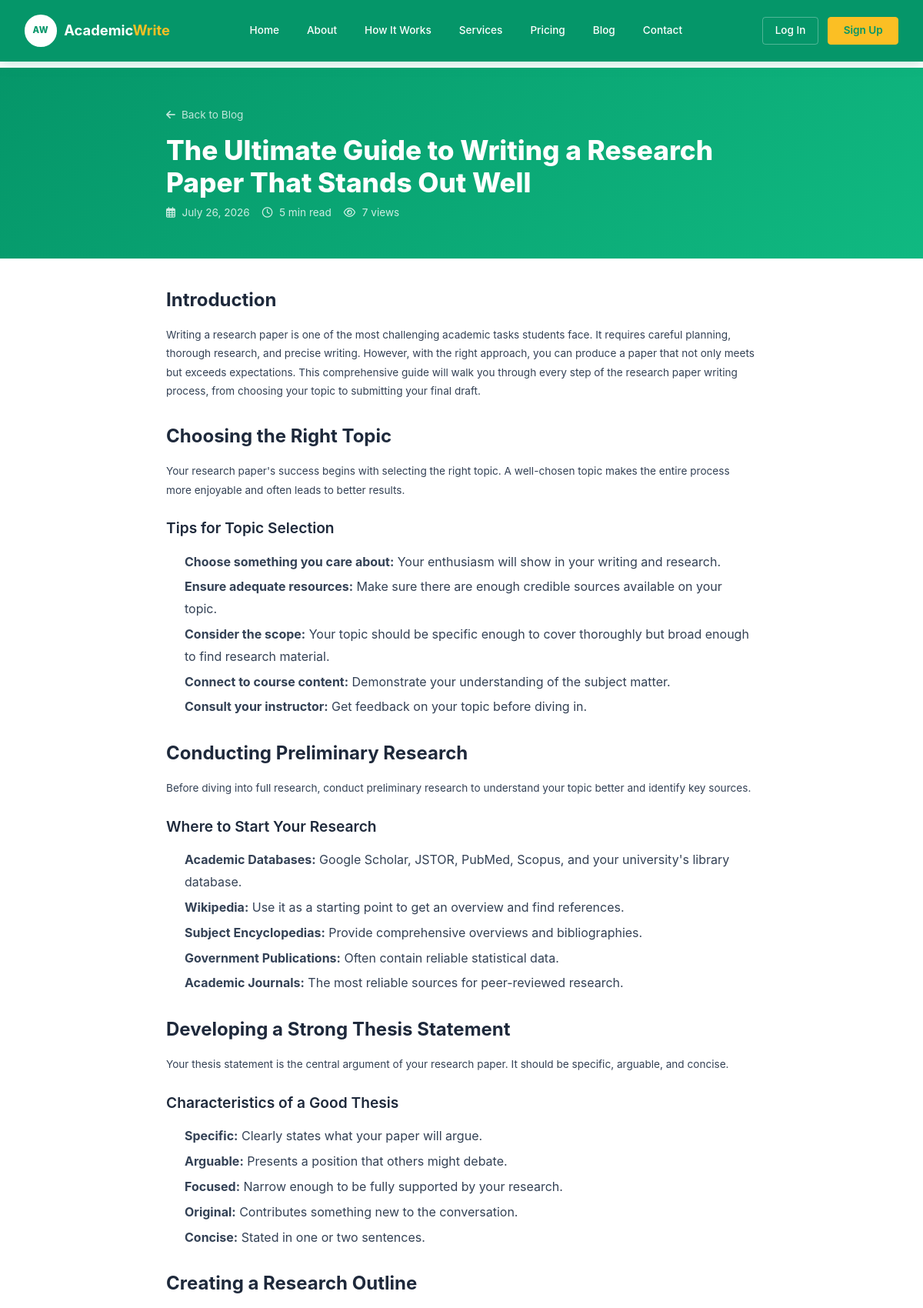
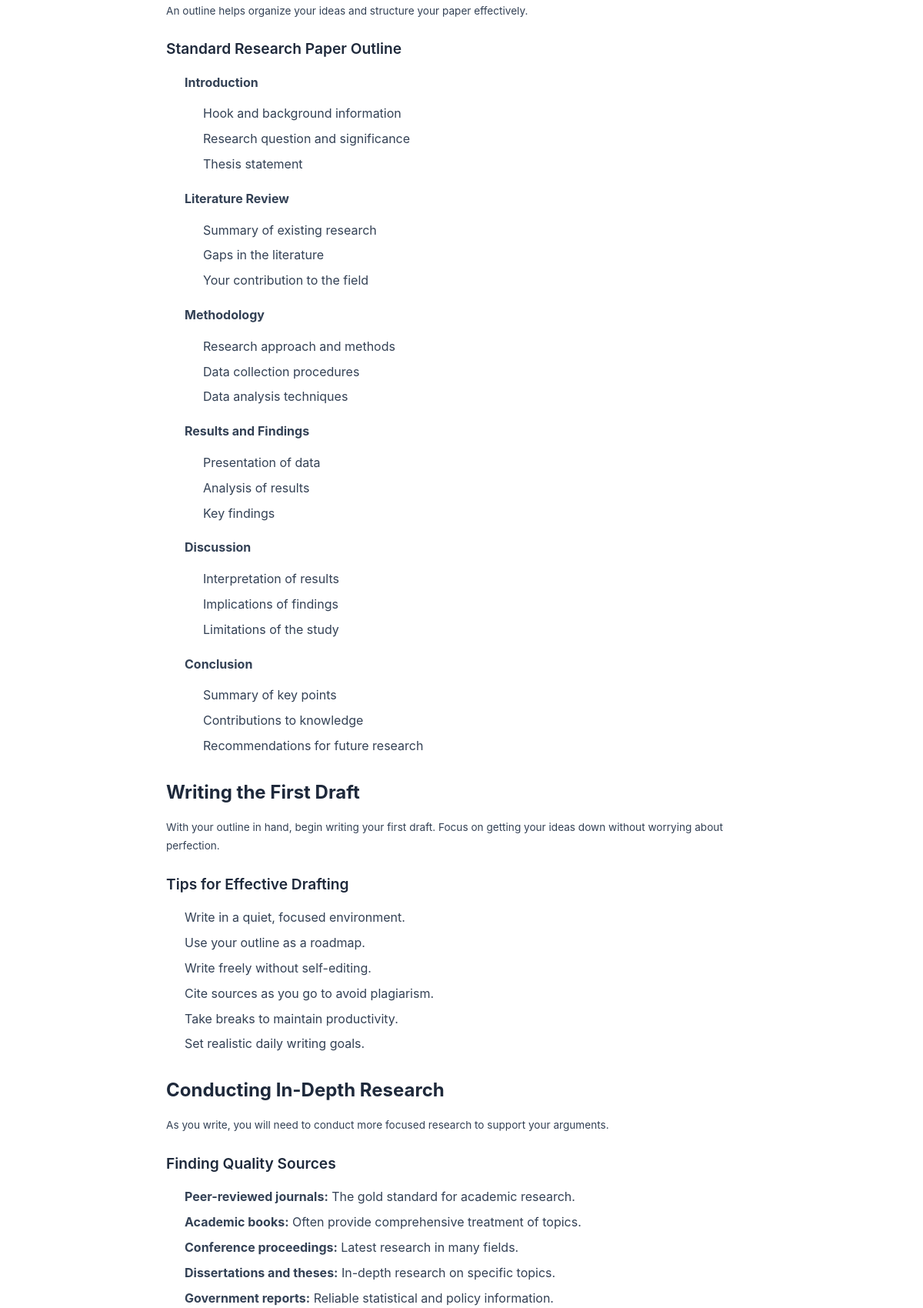
Page /blog/the-ultimate-guide-to-writing-a-research-paper-that-stands-out/ (upper part) on the committed database (2 pictures, top to bottom).
### apps/admin_portal/models.py (models this page shows, shortened)
class Blog(models.Model):
    id = models.UUIDField(primary_key=True, default=uuid.uuid4, editable=False)
    title = models.CharField(max_length=200)
    slug = models.SlugField(max_length=200, unique=True)
    excerpt = models.TextField(max_length=300)
    content = models.TextField()
    published_at = models.DateTimeField(default=timezone.now, db_index=True)
    views = models.PositiveIntegerField(default=0)
    shares = models.PositiveIntegerField(default=0)
    created_by = models.ForeignKey(User, on_delete=models.SET_NULL, null=True)
    created_at = models.DateTimeField(auto_now_add=True)
    updated_at = models.DateTimeField(auto_now=True)
    class Meta:
        indexes = [
            models.Index(fields=['slug']),
            models.Index(fields=['published_at']),
            GinIndex(fields=['title', 'content', 'excerpt']),
        ]
        db_table = 'blog_posts'
        ordering = ['-published_at']
    def get_reading_time(self):
        words_per_minute = 200
        word_count = len(self.content.split())
        minutes = max(1, round(word_count / words_per_minute))
        return f"{minutes} min read"
    def save(self, *args, **kwargs):
        if not self.slug:
            from django.utils.text import slugify
            self.slug = slugify(self.title)
        super().save(*args, **kwargs)

### apps/config/views.py (the view)
# urls.py: path('blog/<slug:slug>/', views.blog_detail, name='blog-detail'),
def blog_detail(request, slug):
    blog_post = get_object_or_404(Blog, slug=slug, published_at__lte=timezone.now())
    blog_post.views = F('views') + 1
    blog_post.save(update_fields=['views'])
    blog_post.refresh_from_db()
    related_posts = Blog.objects.filter(
        published_at__lte=timezone.now()
    ).exclude(id=blog_post.id).order_by('-published_at')[:3]
    context = {
        'blog_post': blog_post,
        'related_posts': related_posts,
    }
    return render(request, 'public/blog.html', context)

### templates/public/blog.html (shortened to what this page needs)
{% extends "base.html" %}
{% block content %}
<div class="blog-page">
    {% if blog_post %}
        <div class="blog-detail-hero">
            <div class="container">
                <div class="hero-content">
                    <a href="/blog/" class="back-link">
                        <i class="fas fa-arrow-left"></i> Back to Blog
                    </a>
                    <h1>{{ blog_post.title }}</h1>
                    <div class="post-meta">
                        <span><i class="far fa-calendar-alt"></i> {{ blog_post.published_at|date:"F j, Y" }}</span>
                        <span><i class="far fa-clock"></i> {{ blog_post.get_reading_time }}</span>
                        <span><i class="far fa-eye"></i> {{ blog_post.views }} views</span>
                    </div>
                </div>
            </div>
        </div>
        <div class="container">
            <div class="blog-detail-content">
                <div class="post-body">
                    {{ blog_post.content|safe }}
                </div>
            </div>
        </div>
    {% endif %}
</div>
{% endblock %}

### templates/base.html (style rules this page uses)
* { margin: 0; padding: 0; box-sizing: border-box; }
body { font-family: 'Inter', -apple-system, BlinkMacSystemFont, 'Segoe UI', Roboto, sans-serif; background: #f8fafc; color: #1e293b; line-height: 1.6; }
.container { max-width: 1400px; margin: 0 auto; padding: 0 2rem; }
h1 { font-size: 2rem; font-weight: 700; }
h2 { font-size: 1.5rem; font-weight: 700; }
h3 { font-size: 1.1rem; font-weight: 600; }
p { font-size: 0.85rem; }

### templates/public/blog.html (style rules this page uses)
.blog-detail-hero { background: linear-gradient(135deg, #059669 0%, #10b981 100%); padding: 3rem 0; margin: 0 -2rem 2rem -2rem; color: white; }
.blog-detail-hero .hero-content { max-width: 800px; margin: 0 auto; padding: 0 1rem; }
.blog-detail-hero h1 { font-size: 2.2rem; font-weight: 800; margin: 0.75rem 0 0.5rem; line-height: 1.2; }
.blog-detail-hero .post-meta { display: flex; flex-wrap: wrap; gap: 1rem; color: rgba(255, 255, 255, 0.8); font-size: 0.85rem; }
.blog-detail-hero .post-meta i { margin-right: 0.3rem; }
.blog-detail-content { max-width: 800px; margin: 0 auto; padding: 0 1rem; }
.blog-detail-content .post-body { font-size: 1rem; line-height: 1.8; color: #334155; }
.blog-detail-content .post-body h2 { font-size: 1.5rem; font-weight: 700; color: #1e293b; margin: 1.5rem 0 0.75rem; }
.blog-detail-content .post-body h3 { font-size: 1.2rem; font-weight: 600; color: #1e293b; margin: 1.25rem 0 0.5rem; }
.blog-detail-content .post-body p { margin-bottom: 1rem; }
.blog-detail-content .post-body ul, .blog-detail-content .post-body ol { margin: 0.75rem 0 1rem 1.5rem; }
.blog-detail-content .post-body li { margin-bottom: 0.25rem; }
.back-link { display: inline-flex; align-items: center; gap: 0.5rem; color: rgba(255, 255, 255, 0.75); text-decoration: none; font-size: 0.85rem; transition: color 0.3s ease; }

### rows in the picture
Blog: title "The Ultimate Guide to Writing a Research Paper That Stands Out Well", published_at "July 26, 2026", get_reading_time "5 min read", views "7", content "Introduction Writing a research paper is one of the most challenging academic tasks students face. It requires careful planning, thorough research, and precise writing. However, with the right approach, you can produce a paper that not only meets but exceeds expectations. This comprehensive guide will walk you through every step of the research paper writing process, from choosing your topic to submitting your final draft. Choosing the Right Topic Your research paper's success begins with selecting the right topic. A well-chosen topic makes the entire process more enjoyable and often leads to better results. Tips for Topic Selection Choose something you care about: Your enthusiasm will show…"
